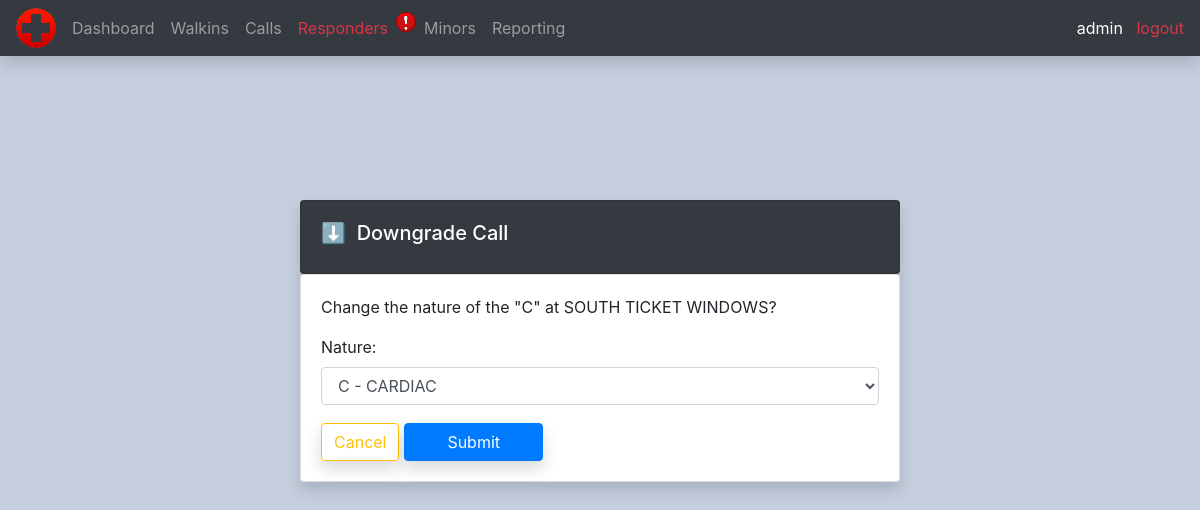
/downgrade_call/1/ (signed in), run on the app's committed database.
### calls/models.py (models this page shows, shortened)
class Call(models.Model):
    CALL_TYPES = (
        ('A', 'A - ALLERGIC REACTION'),
        ('B', 'B - BITE/STING'),
        ('C', 'C - CARDIAC'),
        ('E', 'E - EXPOSURE'),
        ('F', 'F - FAINT'),
        ('G', 'G - GUEST ASSISTANCE'),
        ('H', 'H - HEAT RELATED'),
        ('I', 'I - ILLNESS'),
        ('R', 'R - RESPIRATORY'),
        ('T', 'T - TRAUMA'),
        ('U', 'U - UNKNOWN'),
        ('X', 'X - SEIZURE')
    )
    ZONES = (
        ('701', '701'),
        ('705', '705'),
        ('710', '710'),
        ('720', '720'),
        ('725', '725'),
        ('730', '730'),
        ('740', '740'),
        ('745', '745'),
    )
    datetime = models.DateTimeField(auto_now_add=True, null=True)
    nature = models.CharField(max_length=100, null=True, choices=CALL_TYPES)
    responder = models.ForeignKey(Responder, on_delete=models.SET_NULL, null=True)
    red = models.BooleanField(default=False, blank=True, null=True)
    zone = models.CharField(max_length=100, choices=ZONES, default='701', null=True)
    location = models.CharField(max_length=100, null=True)
    caller = models.CharField(max_length=100,default="SECURITY", null=True)
    on_scene_time = models.TimeField(default=None, blank=True, null=True)
    upgrade_time = models.TimeField(default=None, blank=True, null=True)
    ems_on_scene_time = models.TimeField(default=None, blank=True, null=True)
    ems_clear_scene_time = models.TimeField(default=None, blank=True, null=True)
    cancel_time = models.TimeField(default=None, blank=True, null=True)

### calls/decorators.py (the view)
        def wrapper_func(request, *args, **kwargs):
            group = None
            if request.user.groups.exists():
                group = request.user.groups.all()[0].name
            if group in allowed_roles:
                return view_func(request, *args, **kwargs)
            else:
                return HttpResponse('You are not authorized to view this page')

### calls/forms.py
class DowngradeForm(ModelForm):
    class Meta:
        model = Call
        fields = ['nature']
        widgets = {
            'nature': Select(attrs={'type': 'text', 'class': 'form-control', 'style': 'margin-bottom: 10px;'})
        }

### calls/views.py (called while the page is built)
@login_required(login_url='login')
@allowed_users(allowed_roles=['Admin', 'Supervisors'])
def downgradeCall(request, pk):
    call = Call.objects.get(id=pk)
    form = DowngradeForm(instance=call)
    if request.method == 'POST':
        form = DowngradeForm(request.POST, instance=call)
        if form.is_valid():
            form.save()
            return redirect('/')
    context = {'form': form, 'call': call}
    return render(request, 'calls/downgrade_call.html', context)

### calls/templates/calls/downgrade_call.html (shortened to what this page needs)
{% extends 'calls/main.html' %}
{% load static %}
{% block content %}
<br>
<br>
<br>
<br>
<br>
<br>
<div class="row">
    <div class="col-md-12">
        <div class="card card-body w-50 m-auto bg-dark text-white shadow">
            <h5>⬇️&nbsp Downgrade Call</h5>
        </div>
        <div class="card card-body w-50 m-auto shadow">
            <p>Change the nature of the "{{ call.nature }}" at {{ call.location }}?</p>
            <form method="POST">
                {{ form }}
                <a class="btn btn-outline-warning mt-2 shadow" href="{% url 'home' %}">Cancel</a>
                <input class="btn btn-primary w-25 mt-2 shadow" type="submit" name="Yes">
            </form>
        </div>
    </div>
</div>
{% endblock %}

### calls/templates/calls/navbar.html (shortened to what this page needs)
{% load static %}
<nav class="navbar navbar-expand-lg navbar-dark bg-dark shadow">
  <img src="{% static 'images/logo.png' %}" id="logo" class="mr-2">
  <div class="collapse navbar-collapse" id="navbarNav">
    {% with url_name=request.resolver_match.url_name %}
    <ul class="navbar-nav">
      <li class="nav-item {% if url_name == 'home' %}active{% endif%}">
        <a class="nav-link" href="{% url 'home' %}">Dashboard</a>
      </li>
      <li class="nav-item {% if url_name == 'all_walkins' %}active{% endif%}">
        <a class="nav-link" href="{% url 'all_walkins' %}">Walkins</a>
      </li>
      <li class="nav-item {% if url_name == 'all_calls' %}active{% endif%}">
        <a class="nav-link" href="{% url 'all_calls' %}">Calls</a>
      </li>
      <li class="nav-item {% if url_name == 'all_responders' %}active{% endif%}">
        <a class="nav-link {% if expired_credential_count is not 0 %}text-danger{% elif nearly_expired_credential_count is not 0 %}text-warning{% endif %}" href="{% url 'all_responders' %}">Responders</a>
      </li>
      {% if expired_credential_count is not 0 %}
      <p title="A responder has a nearly expired license"><img src="{% static 'images/redalert.png' %}"></p>
      {% elif nearly_expired_credential_count is not 0 %}
      <p title="A responder has an expired license"><img src="{% static 'images/yellowalert.png' %}"></p>
      {% endif %}
      <li class="nav-item {% if url_name == 'all_minors' %}active{% endif%}">
        <a class="nav-link" href="{% url 'all_minors' %}">Minors</a>
      </li>
      <li class="nav-item {% if url_name == 'reporting' %}active{% endif%}">
        <a class="nav-link" href="{% url 'reporting' %}">Reporting</a>
      </li>
    </ul>
    {% endwith %}
  </div>
  <div>
    <span><a class="text-white">{{ request.user }}</a></span>
    <span><a class="text-danger" href="{% url 'logout' %}">&nbsp logout</a></span>
  </div>
</nav>

### static/css/main.css (style rules this page uses)
body { background-color: #c5cfde; }

### data on the page
Call: nature "C", location "SOUTH TICKET WINDOWS", nature "C - CARDIAC"

### other printed values
{{ request.user }} "admin"
